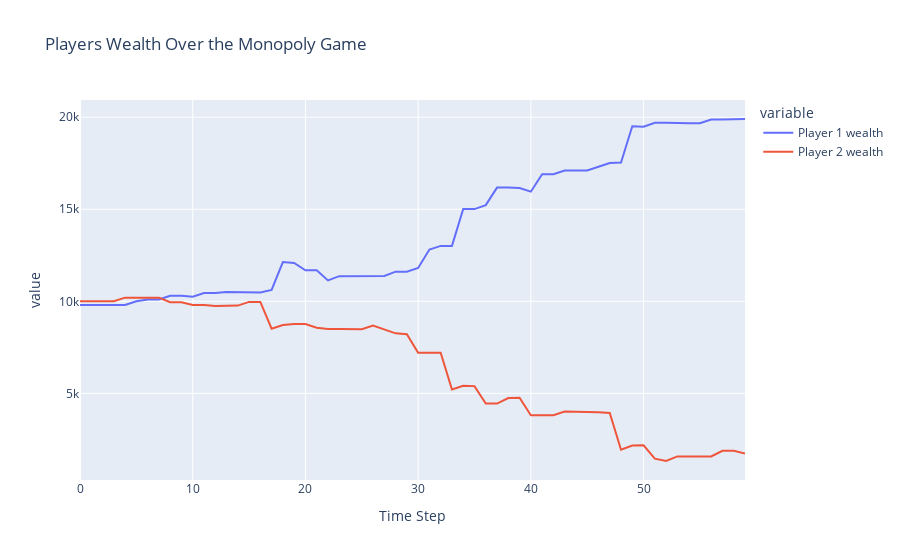

The cell this chart's notebook holds for it:
### Code cell
i = 0

while player1.bankrupt == False and player2.bankrupt == False and i < 10000:
    i += 1

    board.take_turn(player1)
    player1_wealth.append(player1.wealth())
    board.take_turn(player2)
    player2_wealth.append(player2.wealth())
        

print(f'The game lasted {i} rounds.')

df = pd.DataFrame({'Time Step': range(len(player1_wealth)), 'Player 1 wealth': player1_wealth, 'Player 2 wealth': player2_wealth})
fig = px.line(df, x='Time Step', y=['Player 1 wealth', 'Player 2 wealth'], title='Players Wealth Over the Monopoly Game')
fig.show()

### Figure 1 — Plotly figure (JSON) as saved in the notebook; plotly's stock layout.template omitted (floating-point values rounded to 4 significant figures)
{"data": [{"hovertemplate": "variable=Player 1 wealth<br>Time Step=%{x}<br>value=%{y}<extra></extra>", "legendgroup": "Player 1 wealth", "line": {"color": "#636efa", "dash": "solid"}, "marker": {"symbol": "circle"}, "mode": "lines", "name": "Player 1 wealth", "orientation": "v", "showlegend": true, "type": "scatter", "x": [0, 1, 2, 3, 4, 5, 6, 7, 8, 9, 10, 11, 12, 13, 14, 15, 16, 17, 18, 19, 20, 21, 22, 23, 24, 25, 26, 27, 28, 29, 30, 31, 32, 33, 34, 35, 36, 37, 38, 39, 40, 41, 42, 43, 44, 45, 46, 47, 48, 49, 50, 51, 52, 53, 54, 55, 56, 57, 58, 59], "xaxis": "x", "y": [9800, 9800, 9800, 9800, 9800, 10000, 10100, 10100, 10300, 10300, 10252, 10452, 10452, 10502, 10482, 10482, 10482, 10620, 12134, 12084, 11684, 11684, 11134, 11368, 11368, 11356, 11382, 11382, 11610, 11610, 11810, 12810, 13010, 13010, 15010, 15010, 15226, 16176, 16176, 16156, 15956, 16906, 16906, 17106, 17106, 17106, 17306, 17516, 17544, 19512, 19486, 19702, 19702, 19678, 19678, 19678, 19878, 19878, 19903, 19903], "yaxis": "y"}, {"hovertemplate": "variable=Player 2 wealth<br>Time Step=%{x}<br>value=%{y}<extra></extra>", "legendgroup": "Player 2 wealth", "line": {"color": "#EF553B", "dash": "solid"}, "marker": {"symbol": "circle"}, "mode": "lines", "name": "Player 2 wealth", "orientation": "v", "showlegend": true, "type": "scatter", "x": [0, 1, 2, 3, 4, 5, 6, 7, 8, 9, 10, 11, 12, 13, 14, 15, 16, 17, 18, 19, 20, 21, 22, 23, 24, 25, 26, 27, 28, 29, 30, 31, 32, 33, 34, 35, 36, 37, 38, 39, 40, 41, 42, 43, 44, 45, 46, 47, 48, 49, 50, 51, 52, 53, 54, 55, 56, 57, 58, 59], "xaxis": "x", "y": [10000, 10000, 10000, 10000, 10200, 10200, 10200, 10200, 9950, 9950, 9798, 9798, 9748, 9748, 9768, 9968, 9968, 8516, 8716, 8766, 8766, 8566, 8502, 8502, 8502, 8488, 8688, 8460, 8260, 8210, 7210, 7210, 7210, 5210, 5410, 5394, 4444, 4444, 4744, 4764, 3814, 3814, 3814, 4014, 4014, 3974, 3974, 3936, 1936, 2168, 2178, 1453, 1327, 1577, 1577, 1577, 1577, 1877, 1877, 1727], "yaxis": "y"}], "layout": {"legend": {"title": {"text": "variable"}, "tracegroupgap": 0}, "title": {"text": "Players Wealth Over the Monopoly Game"}, "xaxis": {"anchor": "y", "domain": [0, 1], "title": {"text": "Time Step"}}, "yaxis": {"anchor": "x", "domain": [0, 1], "title": {"text": "value"}}}}
